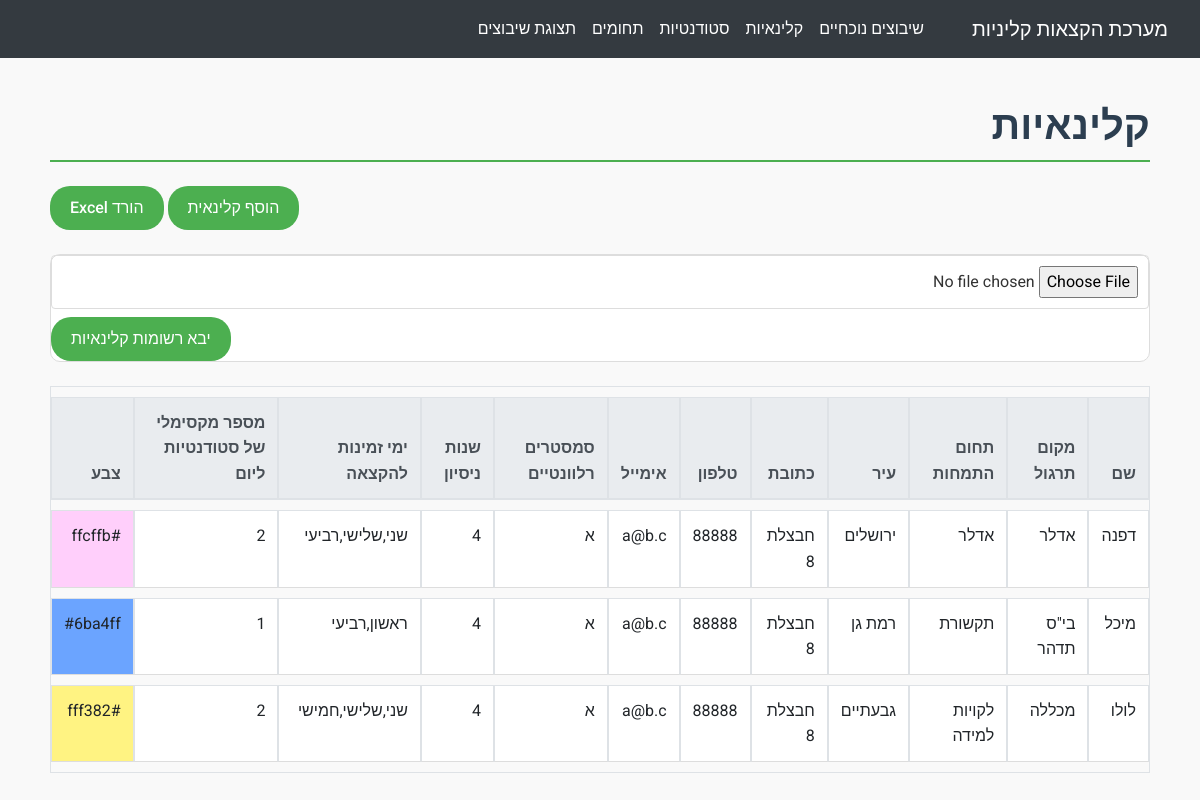
Before: /instructors with the older database file.
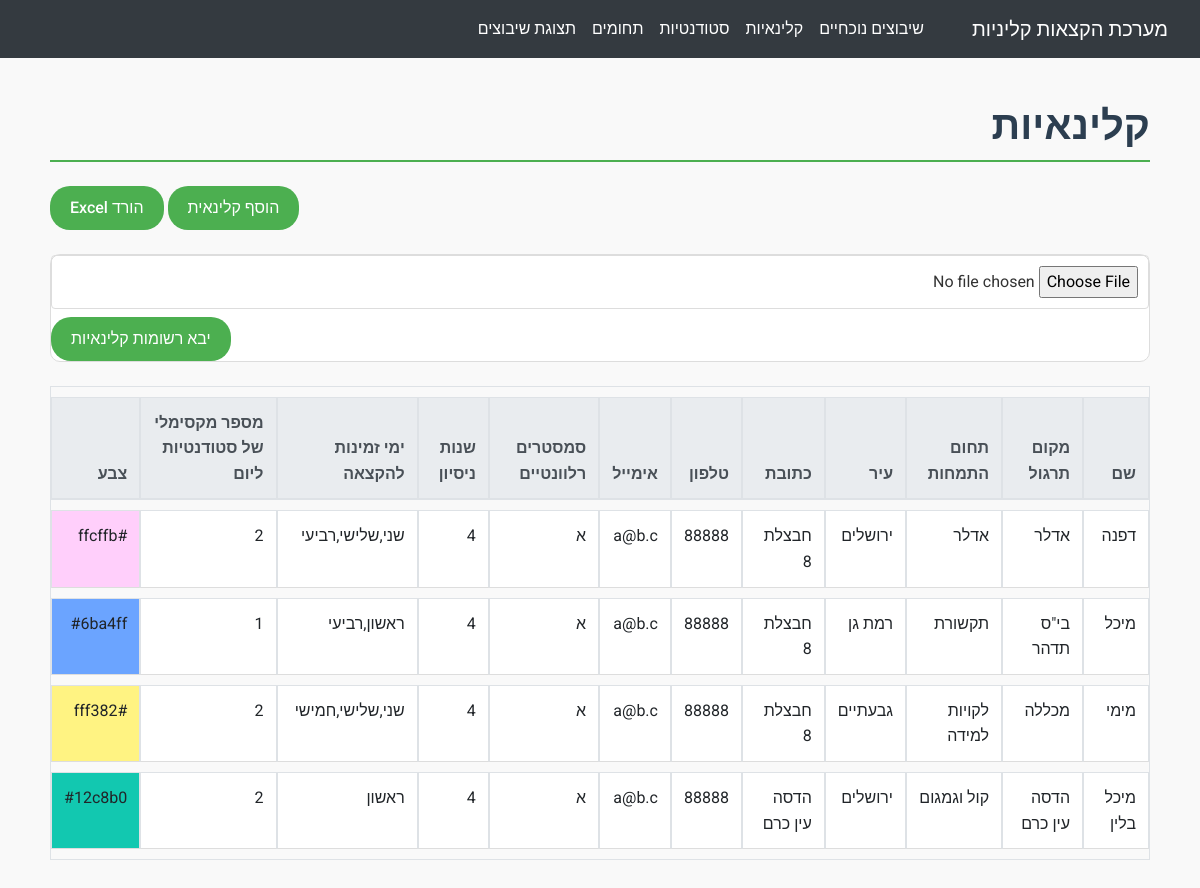
After: the same page with the newer database file.
### app/models.py (models this page shows)
class ClinicalInstructor(db.Model):
    id = db.Column(db.Integer, primary_key=True)
    name = db.Column(db.String(100), nullable=False)
    practice_location = db.Column(db.String(100), nullable=False)
    area_of_expertise_id = db.Column(db.Integer, db.ForeignKey('field.id'), nullable=False)
    area_of_expertise = db.relationship('Field', backref='instructors')
    city = db.Column(db.String(100), nullable=False)
    address = db.Column(db.String(100), nullable=False)
    phone = db.Column(db.String(20), nullable=False)
    email = db.Column(db.String(100), nullable=False)
    relevant_semesters = db.Column(db.String(100), nullable=False)
    years_of_experience = db.Column(db.Integer, nullable=False)
    available_days_to_assign = db.Column(db.String(100), nullable=False)
    max_students_per_day = db.Column(db.Integer, nullable=False)
    color = db.Column(db.String(7), nullable=False, default='#FFFFFF')  # Default to white

class Field(db.Model):
    id = db.Column(db.Integer, primary_key=True)
    name = db.Column(db.String(100), unique=True, nullable=False)

### app/routes.py (the view)
@bp.route('/instructors')
def instructors_view():
    instructors = ClinicalInstructor.query.all()
    return render_template('instructors.html', instructors=instructors)

### app/templates/instructors.html
{% extends "base.html" %}
{% block content %}
<h1 class="mb-4 text-right">קלינאיות</h1>
<a href="{{ url_for('main.add_instructor') }}" class="btn btn-primary mb-4">הוסף קלינאית</a>
<a href="{{ url_for('main.download_instructors') }}" class="btn btn-success mb-4">הורד Excel</a>
<form action="{{ url_for('main.upload_instructors') }}" method="post" enctype="multipart/form-data" class="mb-4">
    <input type="file" name="file" class="form-control-file mb-2" required>
    <button type="submit" class="btn btn-warning">יבא רשומות קלינאיות</button>
</form>
<table class="table table-bordered" dir="rtl">
    <thead class="thead-light">
        <tr>
            <th class="text-right">שם</th>
            <th class="text-right">מקום תרגול</th>
            <th class="text-right">תחום התמחות</th>
            <th class="text-right">עיר</th>
            <th class="text-right">כתובת</th>
            <th class="text-right">טלפון</th>
            <th class="text-right">אימייל</th>
            <th class="text-right">סמסטרים רלוונטיים</th>
            <th class="text-right">שנות ניסיון</th>
            <th class="text-right">ימי זמינות להקצאה</th>
            <th class="text-right">מספר מקסימלי של סטודנטיות ליום</th>
            <th class="text-right">צבע</th>
        </tr>
    </thead>
    <tbody>
        {% for instructor in instructors %}
        <tr>
            <td class="text-right">{{ instructor.name }}</td>
            <td class="text-right">{{ instructor.practice_location }}</td>
            <td class="text-right">{{ instructor.area_of_expertise.name }}</td>
            <td class="text-right">{{ instructor.city }}</td>
            <td class="text-right">{{ instructor.address }}</td>
            <td class="text-right">{{ instructor.phone }}</td>
            <td class="text-right">{{ instructor.email }}</td>
            <td class="text-right">{{ instructor.relevant_semesters }}</td>
            <td class="text-right">{{ instructor.years_of_experience }}</td>
            <td class="text-right">{{ instructor.available_days_to_assign }}</td>
            <td class="text-right">{{ instructor.max_students_per_day }}</td>
            <td class="text-right" style="background-color: {{ instructor.color }};">{{ instructor.color }}</td>
        </tr>
        {% endfor %}
    </tbody>
</table>
{% endblock %}

### app/templates/base.html (shortened to what this page needs)
<!DOCTYPE html>
<html lang="en">
<head>
    <link href="https://stackpath.bootstrapcdn.com/bootstrap/4.5.2/css/bootstrap.min.css" rel="stylesheet">
    <link rel="stylesheet" href="{{ url_for('static', filename='css/styles.css') }}">
</head>
<body>
    <nav class="navbar navbar-expand-lg navbar-dark bg-dark">
        <a class="navbar-brand" href="{{ url_for('main.assignments_view') }}">מערכת הקצאות קליניות</a>
        <div class="collapse navbar-collapse" id="navbarNav">
            <ul class="navbar-nav ml-auto">
                <li class="nav-item">
                    <a class="nav-link" href="{{ url_for('main.current_assignments') }}">שיבוצים נוכחיים</a>
                </li>
                <li class="nav-item">
                    <a class="nav-link" href="{{ url_for('main.instructors_view') }}">קלינאיות</a>
                </li>
                <li class="nav-item">
                    <a class="nav-link" href="{{ url_for('main.students_view') }}">סטודנטיות</a>
                </li>
                <li class="nav-item">
                    <a class="nav-link" href="{{ url_for('main.fields_view') }}">תחומים</a>
                </li>
                <li class="nav-item">
                    <a class="nav-link" href="{{ url_for('main.assignments_view') }}">תצוגת שיבוצים</a>
                </li>
            </ul>
        </div>
    </nav>
    <div class="container mt-4">
        {% block content %}{% endblock %}
    </div>
</body>
</html>

### app/static/css/styles.css (style rules this page uses)
:root { --primary-color: #4CAF50; --secondary-color: #FFC107; --light-gray: #f2f2f2; --white: #ffffff; --light-green: lightgreen; --light-coral: lightcoral; --heading-color: #2c3e50; }
body { font-family: 'Roboto', sans-serif; background-color: #F9F9F9; color: #333333; margin: 0; padding: 0; line-height: 1.6; direction: rtl; }
.navbar { background-color: var(--primary-color); }
.navbar-brand, .nav-link { color: var(--white) !important; }
.container { padding: 20px; }
h1, h2, h3 { color: var(--heading-color); font-weight: 700; font-family: 'Roboto', sans-serif; margin-bottom: 20px; }
h1 { font-size: 2.5rem; border-bottom: 2px solid var(--primary-color); padding-bottom: 10px; }
.table { margin-bottom: 20px; border-collapse: separate; border-spacing: 0 10px; }
.table th, .table td { padding: 12px; text-align: right; background-color: var(--white); border-bottom: 1px solid #dddddd; }
.table thead { background-color: var(--primary-color); color: var(--white); }
button, .btn { background-color: var(--primary-color) !important; color: var(--white) !important; border-radius: 20px; padding: 10px 20px; font-weight: 500; transition: background-color 0.3s ease; border: none; }
form { background-color: var(--white); padding: 20px; border: 1px solid #dddddd; margin-bottom: 20px; border-radius: 10px; }
input[type="text"], input[type="number"], select, input[type="email"], input[type="file"], .form-control { width: 100%; padding: 10px; margin-bottom: 10px; border: 1px solid #dddddd; border-radius: 4px; }
.text-right { text-align: right; direction: rtl; }
form { margin: 0; padding: 0; }
.text-right { text-align: right; }

Changed rows visible on the page:
changed ClinicalInstructor "מכללה": name "לולו" → "מימי"
added ClinicalInstructor: name "מיכל בלין", practice_location "הדסה עין כרם", area_of_expertise.name "קול וגמגום", city "ירושלים", address "הדסה עין כרם", phone "88888", email "a@b.c", relevant_semesters "א", years_of_experience "4", available_days_to_assign "ראשון", max_students_per_day "2", color "#12c8b0"
